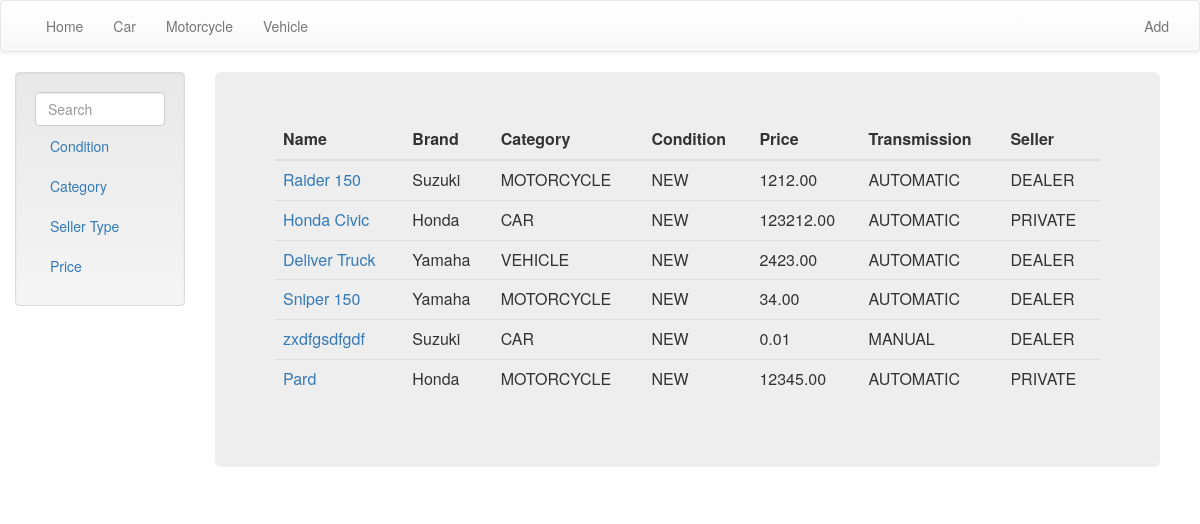
The app's page /, older data.
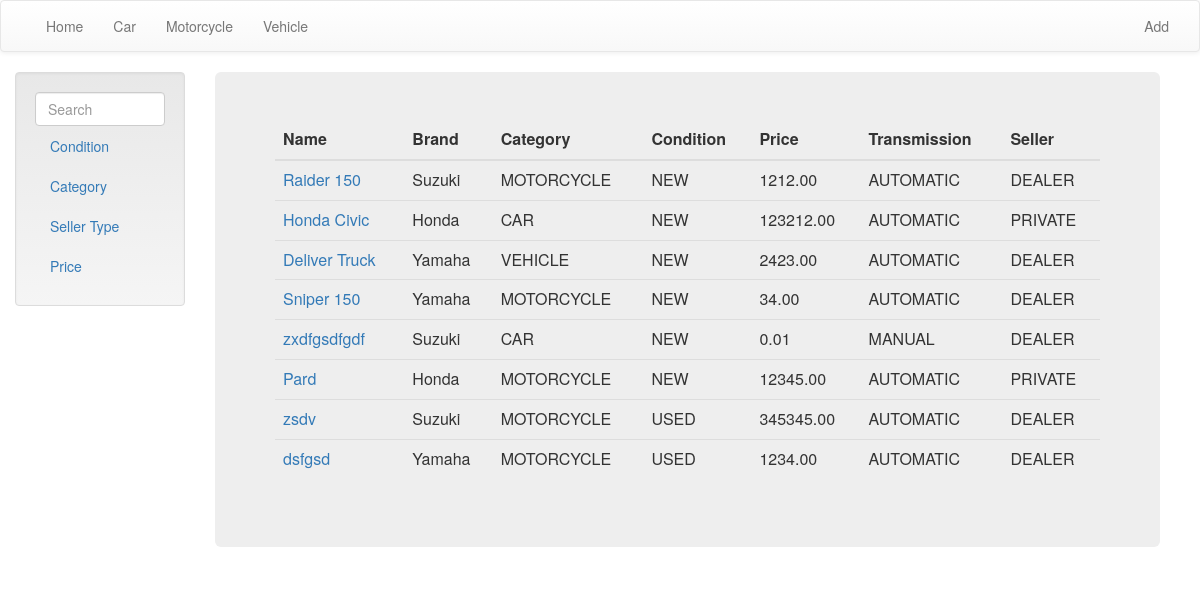
The same page, newer data.
### Car/models.py (models this page shows, shortened)
class Spec(models.Model):
    CATEGORY = (
        ('CAR', 'Car'),
        ('MOTORCYCLE', 'MotorCycle'),
        ('VEHICLE', 'Vehicle')
    )
    TRANS = (
        ('AUTOMATIC', 'Automatic'),
        ('MANUAL', 'Manual')
    )
    CONDITION = (
        ('NEW', 'New'),
        ('USED', 'Used'),
    )
    FUEL = (
        ('DIESEL', 'Diesel'),
        ('ELECTRO', 'Electro'),
        ('GASOLINE', 'Gasoline')
    )
    SELLER_TYPE = (
        ('DEALER', 'Dealer'),
        ('PRIVATE', 'Private')
    )
    LIFESTYLES = (
        ('FAMILY', 'Family'),
        ('LUXURY', 'Luxury'),
        ('OFFROAD', 'Offroad')
    )
    name = models.CharField(max_length=100, unique=True, primary_key=True, verbose_name=_("name"))
    slug = models.SlugField(unique=True, null=True)
    brand = models.ForeignKey(Brand, verbose_name=_("brand"), related_name='specs')
    condition = models.CharField(max_length=100, choices=CONDITION)
    category = models.CharField(max_length=50, choices=CATEGORY, verbose_name=_("category"))
    price = models.DecimalField(max_digits=9, decimal_places=2)
    details = models.TextField(blank=True, verbose_name=_("details"))
    location = models.CharField(max_length=100, verbose_name=_("locations"))
    transmission = models.CharField(max_length=100, choices=TRANS, verbose_name=_("transmission"))
    fuel = models.CharField(max_length=100, choices=FUEL)
    lifestyle = models.CharField(max_length=100, choices=LIFESTYLES, null=True)
    seller_type = models.CharField(max_length=100, choices=SELLER_TYPE)
    mileage = models.CharField(max_length=100)
    color_family = models.CharField(max_length=100)
    class Meta:
        verbose_name = _("Spec")
        verbose_name_plural = _("Specs")

class Brand(models.Model):
    name = models.CharField(max_length=50, verbose_name=_("name"), unique=True)
    slug = models.SlugField(unique=True, null=True)
    logo = models.ImageField(verbose_name=_("Logo"), null=True, blank=True)
    description = models.TextField(verbose_name=_("Description"), default='')
    def __unicode__(self):
        return self.name

### Car/views.py (the view)
# urls.py: url(r'^$', views.index, name='index'),
def index(request):
    list = Spec.objects.all()
    return render(request, 'car/index.html', {"list": list })

### Car/templates/car/index.html (shortened to what this page needs)
{% extends 'base.html' %}
{% block content %}
<div class="jumbotron">
    {% if list %}
        <table class="table table-hover">
        <thead class="thead-inverse">
            <tr>
                <th>Name</th>
                <th>Brand</th>
                <th>Category</th>
                <th>Condition</th>
                <th>Price</th>
                <th>Transmission</th>
                <th>Seller</th>
            </tr>
        </thead>
        <tbody>
            {% for list in list %}
            <tr>
                <td><a href="{{ list.slug }}">{{ list.name }}</a></td>
                <td>{{ list.brand }}</td>
                <td>{{ list.category }}</td>
                <td>{{ list.condition }}</td>
                <td>{{ list.price }}</td>
                <td>{{ list.transmission }}</td>
                <td>{{ list.seller_type }}</td>
             </tr>
            {% endfor %}
        </tbody>
    </table>
    {% else %}
            <p>No cars as of now</p>
    {% endif %}
{% endblock %}

Row changes from the older to the newer data that the page shows:
added Spec: name "zsdv", brand "Suzuki", category "MOTORCYCLE", condition "USED", price "345345.00", transmission "AUTOMATIC", seller_type "DEALER"
added Spec: name "dsfgsd", brand "Yamaha", category "MOTORCYCLE", condition "USED", price "1234.00", transmission "AUTOMATIC", seller_type "DEALER"
